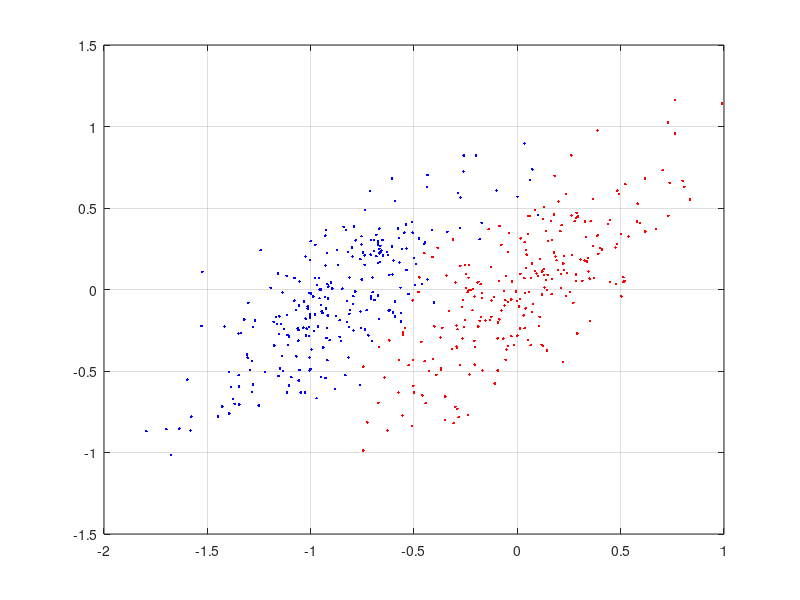
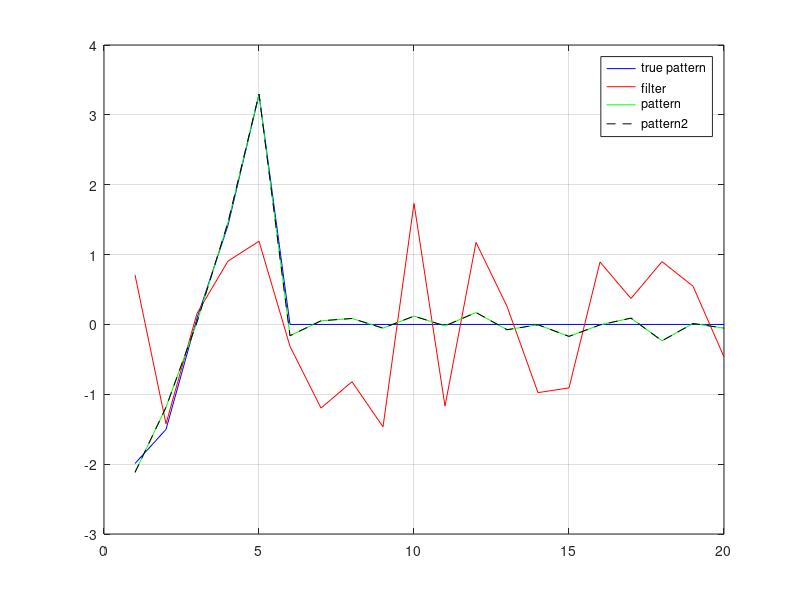

The MATLAB script that drew these images, in order:
% demo on how to obtain patterns from classifier
% weights (filters)
% Stefan Haufe, 2014

M = 20; %number of features
N = 500; %number of trials
Nplus = N/2; %number of trials in positive class


% generate data for two classes according to LDA model

% binary labels
labels = [ones(Nplus, 1); -ones(N-Nplus, 1)];

% data
% create a random covariance matrix
O = orth(randn(M));
cov_theo = O*diag(exp(2*randn(M, 1)))*O'; 
cov_theo = cov_theo ./ norm(cov_theo);
% create offset: class means differ only in first five features, not in the
% last five. This is the vector we want to recover
offset = zeros(1, M); offset(1:5) = 1*randn(1, 5); 
% generate data finally
trials = randn(N, M)*sqrtm(cov_theo) + [repmat(offset, Nplus, 1); zeros(N-Nplus, M)];
% trials = trials - repmat(mean(trials), N, 1);

% plot trials of two classes in 1st and 6th dimension
% distributions differ only in the 1st, but not in the 6th
plot(trials(1:Nplus, 1), trials(1:Nplus, 6), 'b.')
hold on
plot(trials(Nplus+1:N, 1), trials(Nplus+1:N, 6), 'r.')
grid on

% train a classifier based on least-squares regression to the class labels
% (replace this by SVM, logistic regression, etc.)
wb = [trials ones(N, 1)]\labels;
w = wb(1:M); % weight vector (filter)
b = wb(end); % offset

% obtain pattern 
a = cov(trials)*w;

% alternative way to obtain patterns, which does not explicitly compute or
% store the covariance matrix cov(trials), and is therefore more space and
% time efficient especially if M >> N. Precisely, it does not require
% more space than the actual data in trials. This is the recommended 
% way to compute patterns for fMRI data.
trials_ = (trials - repmat(mean(trials), N, 1))./sqrt(N-1);
a2 = trials_'*(trials_*w); 

% compare filters, patterns, and the original classmean differences we want
% to recover
figure;
plot(offset./std(offset), 'b')
hold on
plot(w./std(w), 'r')
plot(a./std(a), 'g')
plot(a2./std(a2), 'k--')
grid on
legend('true pattern', 'filter', 'pattern', 'pattern2')


